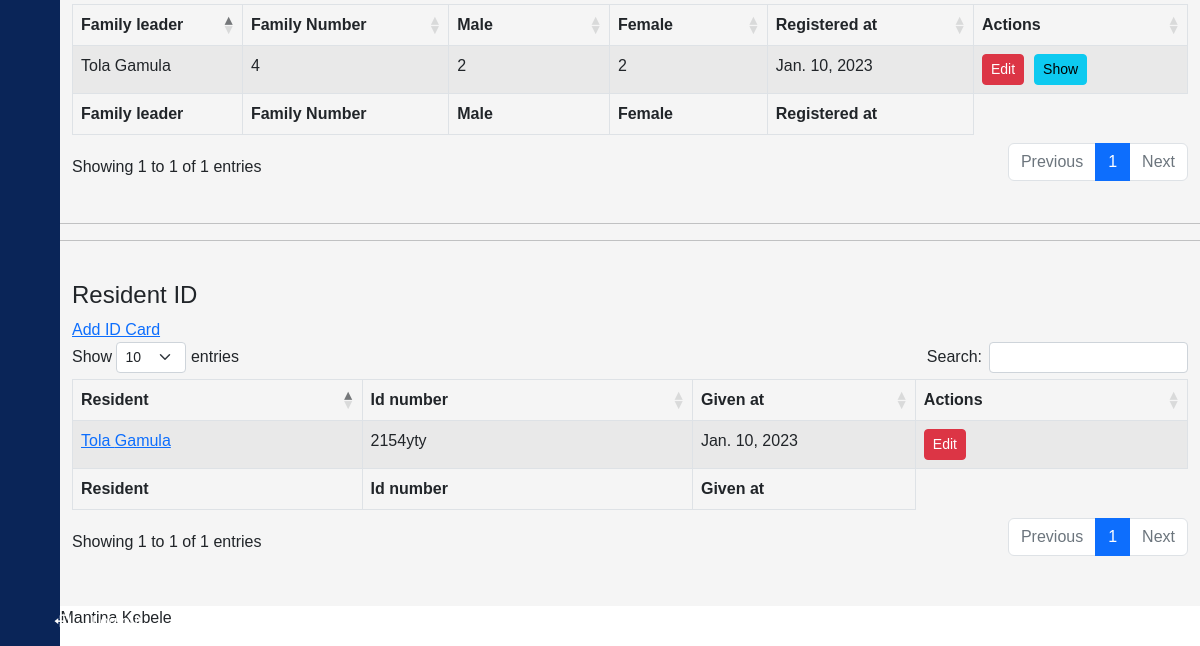
The app's page /kebele/mr/ (signed in, lower part), older data.
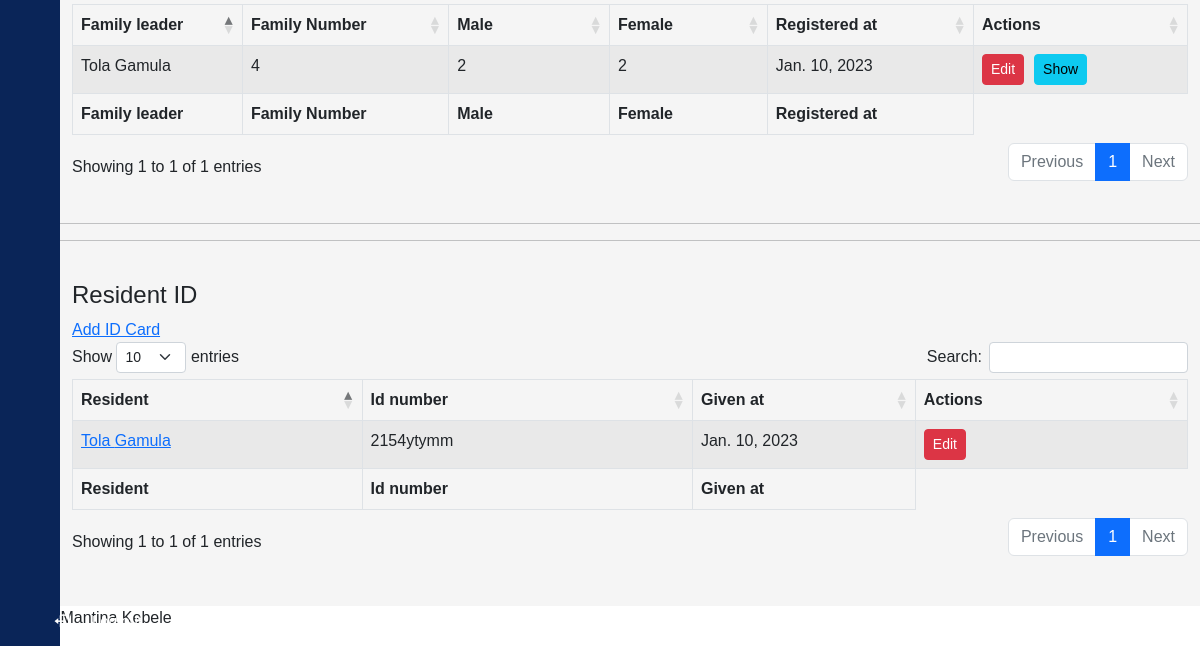
The same page, newer data.
### kebele/models.py (models this page shows, shortened)
class IDCard(models.Model):
    resident = models.OneToOneField(Resident, on_delete=models.CASCADE, null=True, blank=True)
    id_number = models.CharField(max_length=20, null=True, blank=True)
    updated=models.DateTimeField(auto_now=True, null=True)
    created=models.DateField(auto_now_add=True, null=True)

class Resident(models.Model):
    SAALA=(
        ('Dhiira', 'Dhiira'),
        ('Dhalaa', 'Dhalaa'),
    )
    kebele = models.ForeignKey(Kebele, on_delete=models.SET_NULL, null=True, blank=True )
    first_name=models.CharField(max_length=100, null=True, blank=True)
    middle_name=models.CharField(max_length=100, null=True, blank=True)
    last_name=models.CharField(max_length=100, null=True, blank=True)
    mother_name=models.CharField(max_length=100, null=True, blank=True)
    photo=models.ImageField(null=True)
    phone_number = models.CharField(max_length=20, null=True, blank=True)
    email = models.EmailField(null=True, blank=True)
    age = models.IntegerField(null=True)
    sex = models.CharField(max_length=20, null=True, blank=True, choices=SAALA)
    edu_level = models.CharField(max_length=200, null=True, blank=True)
    nationality = models.CharField(max_length=100, null=True, blank=True)
    religion = models.CharField(max_length=100, null=True, blank=True)
    occupation = models.CharField(max_length=100, null=True, blank=True)
    is_here = models.BooleanField(default=True)
    updated=models.DateTimeField(auto_now=True, null=True)
    created=models.DateField(auto_now_add=True, null=True)
    class Meta:
        ordering = ['first_name']

### kebele/views.py (the view)
# urls.py: path('mr/', views.manage_resident, name="manage-resident"),
@login_required(login_url='login')
def manage_resident(request):
    profile = request.user.profile
    try:
        kebele_employee = Employee.objects.get(employee=profile)
    except:
        return HttpResponse("You are not allowed here")
    residents = Resident.objects.all()
    addresses = Address.objects.all()
    houses = House.objects.all()
    families = Family.objects.all()
    idcards = IDCard.objects.all()
    context={'residents':residents, 'addresses':addresses, 'houses':houses, 'families':families, 'idcards':idcards}
    return render(request, 'kebele/manage_resident.html', context)

### kebele/templates/kebele/manage_resident.html (shortened to what the changed rows need)
{% extends 'main.html' %}
{% block content %}
<div class="home-content">
    <br>
    <br>
    <br>
    <br>
    <br>
    <br>
    <div class="container">
        <div id="example_wrapper" class="dataTables_wrapper dt-bootstrap5">
            <div class="row">
                <div class="col-sm-12 table-responsive">
                    <table id="familytable" class="table dataTable table-bordered table-striped" style="width: 100%"
                        aria-describedby="example_info">
                        <thead>
                            <tr>
                                <th class="sorting sorting_asc" tabindex="0" aria-controls="example" rowspan="1"
                                    colspan="1" style="width: 61.5833px" aria-sort="ascending"
                                    aria-label="Name: activate to sort column descending">
                                    Family leader
                                </th>
                                <th class="sorting" tabindex="0" aria-controls="example" rowspan="1" colspan="1"
                                    style="width: 82.8px" aria-label="Position: activate to sort column ascending">
                                    Family Number
                                </th>
                                <th class="sorting" tabindex="0" aria-controls="example" rowspan="1" colspan="1"
                                    style="width: 56.6833px" aria-label="Office: activate to sort column ascending">
                                    Male
                                </th>
                                <th class="sorting" tabindex="0" aria-controls="example" rowspan="1" colspan="1"
                                    style="width: 30.2167px" aria-label="Age: activate to sort column ascending">
                                    Female
                                </th>
                                <th class="sorting" tabindex="0" aria-controls="example" rowspan="1" colspan="1"
                                    style="width: 30.2167px" aria-label="Age: activate to sort column ascending">
                                    Registered at
                                </th>
                                <th rowspan="1" colspan="1" style="width: 62px">Actions</th>
                            </tr>
                        </thead>
                        <tfoot>
                            <tr>
                                <th rowspan="1" colspan="1">Family leader</th>
                                <th rowspan="1" colspan="1">Family Number</th>
                                <th rowspan="1" colspan="1">Male</th>
                                <th rowspan="1" colspan="1">Female</th>
                                <th rowspan="1" colspan="1">Registered at</th>
                            </tr>
                        </tfoot>
                    </table>
                </div>
            </div>
        </div>
    </div>
    <br>
    <br>
    <div class="container">
        <div id="example_wrapper" class="dataTables_wrapper dt-bootstrap5">
            <div class="row">
                <div class="col-sm-12 table-responsive">
                    <table id="idcardtable" class="table dataTable table-bordered table-striped" style="width: 100%"
                        aria-describedby="example_info">
                        <thead>
                            <tr>
                                <th class="sorting sorting_asc" tabindex="0" aria-controls="example" rowspan="1"
                                    colspan="1" style="width: 61.5833px" aria-sort="ascending"
                                    aria-label="Name: activate to sort column descending">
                                    Resident
                                </th>
                                <th class="sorting" tabindex="0" aria-controls="example" rowspan="1" colspan="1"
                                    style="width: 82.8px" aria-label="Position: activate to sort column ascending">
                                    Id number
                                </th>
                                <th class="sorting" tabindex="0" aria-controls="example" rowspan="1" colspan="1"
                                    style="width: 30.2167px" aria-label="Age: activate to sort column ascending">
                                    Given at
                                </th>
                                <th rowspan="1" colspan="1" style="width: 62px">Actions</th>
                            </tr>
                        </thead>
                        <tbody>
                            {% for idcard in idcards %}
                            <tr class="odd">
                                <td> <a href="{% url 'view-resident' idcard.resident.id %}">{{idcard.resident.first_name}} {{idcard.resident.middle_name}} </a></td>
                                <td>{{idcard.id_number}}</td>
                                <td>{{idcard.created}}</td>
                                <td class="update-table">
                                    <a href="{% url 'update-idcard' idcard.id %}"><button
                                            class="btn btn-sm btn-danger">Edit</button></a>
                                </td>
                            </tr>
                            {%endfor%}
                        </tbody>
                        <tfoot>
                            <tr>
                                <th rowspan="1" colspan="1">Resident</th>
                                <th rowspan="1" colspan="1">Id number</th>
                                <th rowspan="1" colspan="1">Given at</th>
                            </tr>
                        </tfoot>
                    </table>
                </div>
            </div>
        </div>
    </div>
<br>
<br>
</div>
{% endblock content%}

Row changes from the older to the newer data that the page shows:
changed IDCard "Tola": id_number "2154yty" → "2154ytymm"
